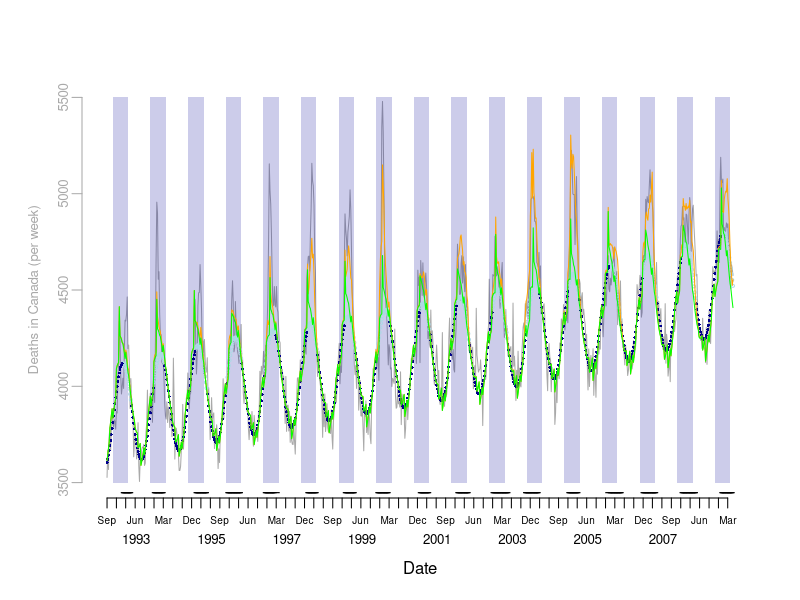

Generate this figure with R: (Note: this script raises an error after producing the figure.)
## ------------- Module 1 Starter Code -------------

## ------------- Load Data -------------

# Read data files as downloaded after minor cleaning
# setwd("...")
death = read.csv("data/Table_S1_clean.csv")

# Cast columns to correct data types
death$DEATHDT = as.Date(death$DEATHDT)
death$MONTH = as.factor(death$MONTH)


## ------------- Plot Deaths and Seasons -------------
# Create date sequences for labelling plots
months = seq(from=head(death$DEATHDT,1), to=tail(death$DEATHDT,1), by="months")
quarters = seq(from=head(death$DEATHDT,1), to=tail(death$DEATHDT,1), by="quarters")
years = seq(from=as.Date("1993-06-15"), to=as.Date("2008-06-15"), by="years")
seasons = seq(1993,2009)

# Plot observed counts
## draw a plot with two Date axes, one with quarters, and one with years
plot(death$DEATHDT, death$COUNT, type='n', bty='n', xaxt='n', yaxt='n', 
     xlab = "Date", ylab='', ylim=c(3500,5500), xlim=c(head(death$DEATHDT,1), tail(death$DEATHDT,1)))
axis.Date(1, at=quarters, format="%b", cex.axis=0.6, mgp=c(3,0.5,0))
axis.Date(1, at=years, format="%Y", tick=FALSE, cex.axis=0.8, mgp=c(5,1.5,0))

# Create axis and add data for all-cause mortality
death.col = "dark gray"
axis(2, at = seq(3500,5500,500), col=death.col, col.axis=death.col, mgp=c(2,0.5,0), cex.axis=0.8)
mtext("Deaths in Canada (per week)", side=2, line=2, at=4500, col=death.col, cex=0.8)
lines(death$DEATHDT, death$COUNT, type='l', col=death.col)

# Add periseason boundaries (Nov to Apr) to plot
nov = seq(from=as.Date("1992-11-01"), to=as.Date("2008-11-01"), by="years")
apr = seq(from=as.Date("1993-04-01"), to=as.Date("2009-04-01"), by="years")
y.pts = rep(c(3500,5500,5500,3500), length(nov))
x.pts = NULL
for (month in 1:length(nov)){
	x.pts = c(x.pts, c(nov[month], nov[month], apr[month], apr[month]))
} # for
polygon(x.pts, y.pts, density=NULL, col="#00009933", border=NA)

# Identify influenza A season boundaries using calendar and WHO reporting data
#  according to a simplified verion of the method described by Neuzil
season.n = NULL
for (season in seasons) {
	n.tests = sum(death$FLUA[death$YRSEAS==season])
	season.n = c(season.n, death$FLUA[death$YRSEAS==season] > n.tests*0.01)
} # for

# Plot seasons
periseason = c("Nov","Dec","Jan","Feb","Mar","Apr")
death$peri = is.element(format(death$DEATHDT, format="%b"), periseason)
death$neuzil = season.n
# Modify outlier that is not connected to season
death$neuzil[death$WEEK==206] = FALSE

# Add seasonal boundaries at base of plot
points(death$DEATHDT, (death$neuzil*3500-50), pch="-", cex=1)

# Q1: Summarize distribution of weeks by summer, periseason, and season.


## ------------- Periseason -------------
# Calculate excess mortality using periseason approaches
weeks.p = sum(death$peri==TRUE & death$neuzil==FALSE)
count.p = sum(death$COUNT[(death$peri==TRUE & death$neuzil==FALSE)])

weeks.n = sum(death$peri==TRUE & death$neuzil==TRUE)
count.n = sum(death$COUNT[(death$peri==TRUE & death$neuzil==TRUE)])


# Rate difference (deaths / week)
rd.n = # ...

# Create empty data.frame to hold counts of excess deaths attributable to influenza in each season
excess = data.frame(season=seasons, n.total=rep(NA,length(seasons)), n.weeks=rep(NA,length(seasons)))

# Use a for loop to fill the excess data.frame with values (weeks and counts) for the periseason method
# ...


# Q2: Describe the mortality attributable to influenza using the periseason method.



## ------------- Serfling -------------
# Define variables for the Serfling (and GLM) model
t = seq(1,nrow(death))
t2 = t^2
t3 = t^3
c = cos(2*pi*t/52)
s = sin(2*pi*t/52)

# Censor data during circulating influenza periods for fitting model
# - Create an empty vector to hold outcome data that will be used to fit model
y.fit = rep(NA, length(death$COUNT))
# - Populate the vector with values outside the influenza seasons
y.fit[death$neuzil==FALSE | death$peri==FALSE] = death$COUNT[death$neuzil==FALSE | death$peri==FALSE]
# - Create data frome to hold data for fitting the model
fit.data = data.frame(y=y.fit, t=t, t2=t2, t3=t3, c=c, s=s)

# Create data frame without outcome for prediction of censored weeks
predict.data = data.frame(t=t, t2=t2, t3=t3, c=c, s=s)

# Fit the model
serfling = glm(y ~ c + s + t + t2 + t3, data=fit.data)

# Predict deaths for censored days (and obtain model fit for other days)
serfling.predict = predict(serfling, predict.data)

# Plot fit and predicted values
points(death$DEATHDT[death$neuzil==TRUE & death$peri==TRUE], serfling.predict[death$neuzil==TRUE & death$peri==TRUE], pch=1, cex=0.4, col="light blue")
points(death$DEATHDT[(death$neuzil==FALSE | death$peri==FALSE)], serfling.predict[(death$neuzil==FALSE | death$peri==FALSE)], pch=16, cex=0.4, col="dark blue")

# Use a for loop to calculate the excess deaths per season based on the Serfling model and to place the values in the excess data.frame. 
#  Consider excess on days the observed count is above the predicted.
# ...


# Q3: Describe the mortality attributable to influenza using the cyclical regression method.


## ------------- GLM (Poisson) -------------
# Define data structures
# - Create a data.frame for fitting the model
fit.data.p = data.frame(y=death$COUNT, c=c, s=s, month=death$MONTH, jan=death$JAN1, flua=death$FLUA, flub=death$FLUB, rsv=death$RSVPOS, week=death$WEEK)
# - Create a data.frame for 'predicting' deaths, really the model fit for each week
predict.data.p = data.frame(c=c, s=s, month=death$MONTH, jan=death$JAN1, flua=death$FLUA, flub=death$FLUB, rsv=death$RSVPOS, week=death$WEEK)
# - Create a data.frame for predicting deaths in the absence of influenza a 
predict.data.p.noflua = data.frame(c=c, s=s, month=death$MONTH, jan=death$JAN1, flua=rep(0,nrow(death)), flub=death$FLUB, rsv=death$RSVPOS, week=death$WEEK)

# Fit the model
poisson = glm(y ~ c + s + month + jan + flua + rsv + week, data=fit.data.p, family=poisson(link="log"))

# Predict deaths for all days with and without influenza A circulating
poisson.predict = predict(poisson, predict.data.p, type="response")
poisson.predict.noflua = predict(poisson, predict.data.p.noflua, type="response")

# Plot the fit and predicted values
lines(death$DEATHDT, poisson.predict, col="orange", lty=1)
lines(death$DEATHDT, poisson.predict.noflua, col="green", lty=1)

# Use a for loop to calculate the excess deaths per season using Poisson model and assign the values to the excess data.frame. 
# ...


# Q4: Describe the mortality attributable to influenza using the GLM method.


## ------------- Plot Excess Deaths by Method -------------
# Create boxplot of excess deaths by method, with seasons as observations
# Load a graphics library
require(lattice)

# Prepare the data structure
excess.total = excess[,c("season","n.total","s.total","p.total")]
methods=c("neuzil","serfling","poisson")
methods.vector = c(rep(methods[1],length(seasons)), rep(methods[2],length(seasons)), rep(methods[3],length(seasons)))
excess.long = data.frame(season=rep(seasons,3), method=methods.vector, deaths=rep(NA,length(seasons)*3))
for (season in seasons) {
	for (method in methods) {
		excess.long$deaths[excess.long$season==season & excess.long$method==method] = excess.total[excess.total==season, (which(methods==method)+1)]
	} # for - methods
} # for - seasons

# Draw the plot
bwplot(deaths ~ method, data=excess.long, horizontal=FALSE)

# Q5: Which method would you recommend and why?
